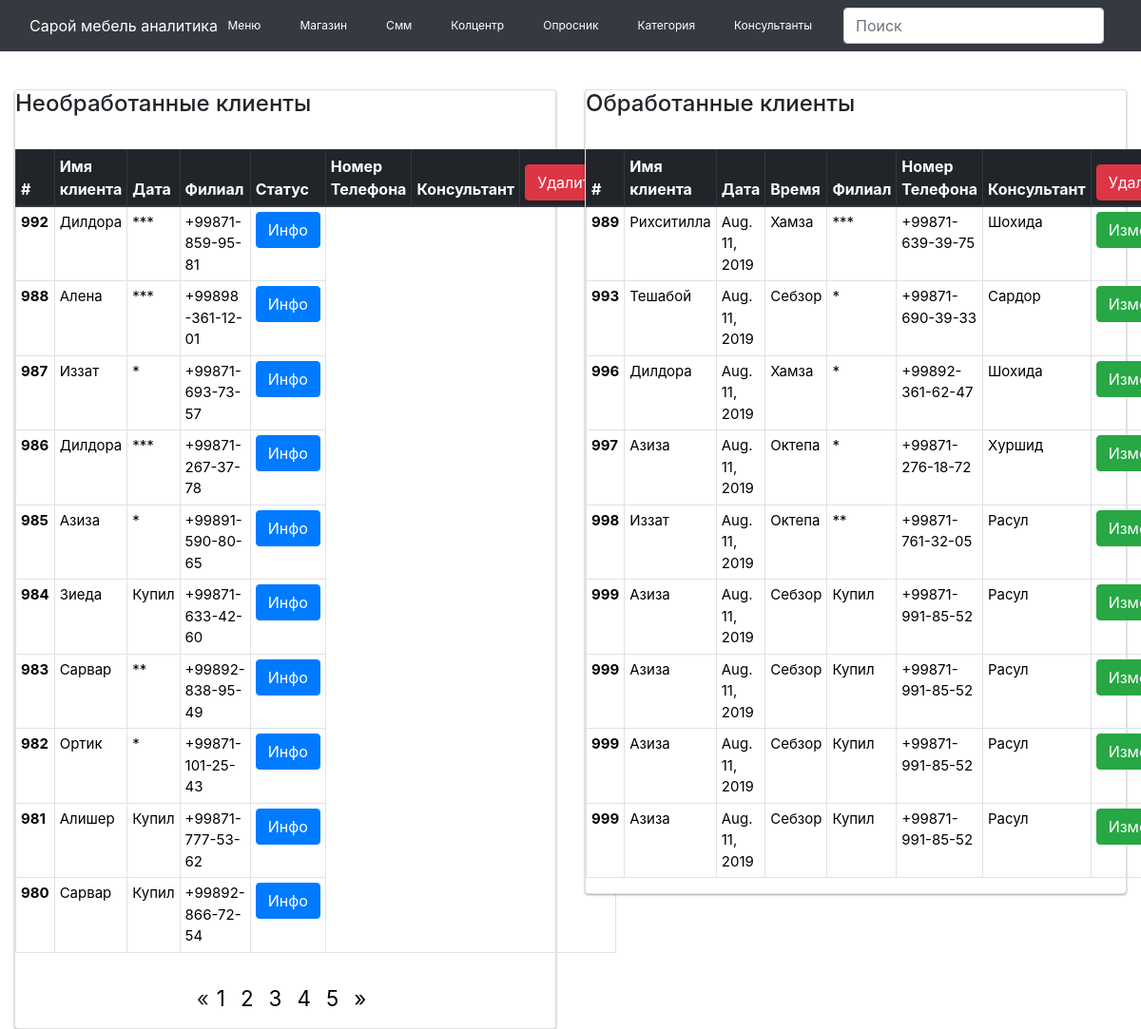
Page /call/call_center/ on the earlier database version.
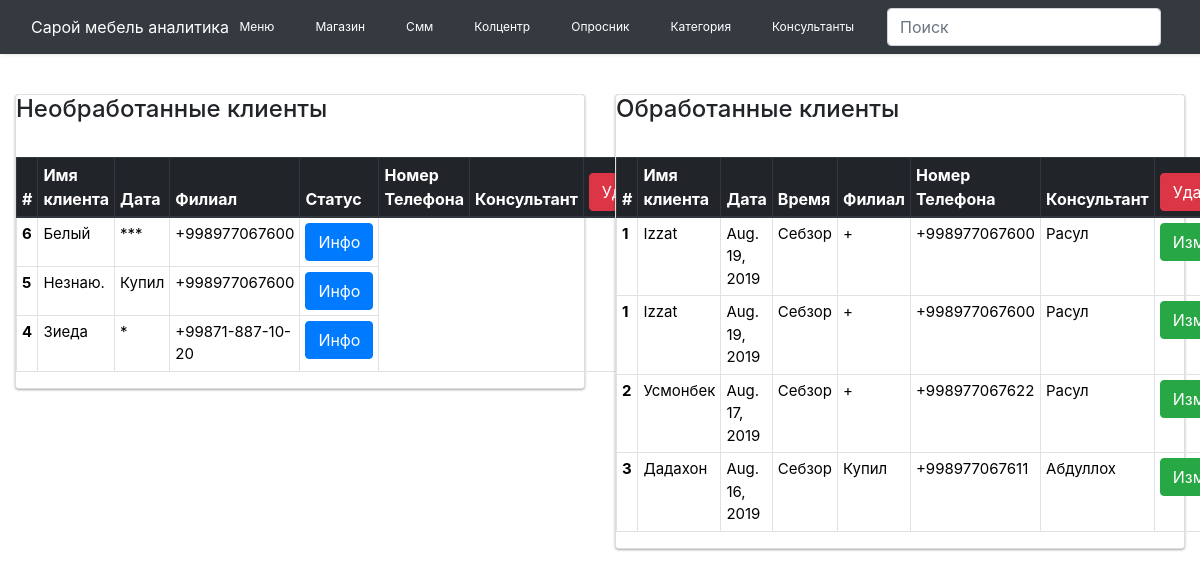
Same page on the later database version.
### Questionnaire/models.py (models this page shows, shortened)
class CustomerInformation(models.Model):
    name = models.CharField(max_length=255, blank=True, default="")
    phone_number = models.CharField(max_length=255, blank=True, default="")
    character = models.CharField(max_length=255, blank=True, default="")
    status = models.CharField(max_length=255, blank=True, default="")
    nuance = models.CharField(max_length=255, blank=True, default="")
    is_called = models.BooleanField(default=False)
    class Meta:
        ordering = ['-id']

class Visited(models.Model):
    category = models.ManyToManyField(Category, blank=True, related_name='post_category')
    name_furniture = models.CharField(max_length=255, blank=True, default="")
    type_furniture = models.CharField(max_length=255, blank=True, default="")
    model_furniture = models.CharField(max_length=255, blank=True, default="")
    color = models.CharField(max_length=255, blank=True, default="")
    nuance = models.CharField(max_length=255, blank=True, default="нет")
    date = models.DateField(blank=True, null=True)
    filial = models.ForeignKey(Filial, on_delete=models.CASCADE, max_length=255, related_name='post_filial', blank=True,
                               default="")
    other_shop = models.CharField(max_length=255, blank=True, default="")
    find_out = models.CharField(max_length=255, blank=True, default="")
    consultant = models.ForeignKey(Consultant, on_delete=models.CASCADE, related_name='post_consultant')
    visitor = models.ForeignKey(CustomerInformation, on_delete=models.CASCADE, max_length=255, blank=True, null=True,
                                related_name='visitors')
    class Meta:
        ordering = ['date']

class Filial(models.Model):
    name = models.CharField(max_length=255, blank=True, default="")
    def __str__(self):
        return self.name

class Consultant(models.Model):
    name = models.CharField(max_length=255, blank=True, default="")
    image = models.ImageField(upload_to='images', blank=True, default='default.png')
    def __str__(self):
        return self.name

### CallCenter/models.py (models this page shows)
class CalCenterClient(models.Model):
    call_content = models.TextField(blank=True, default="", null=True)
    visitor = models.ForeignKey(Visited, blank=True, on_delete=models.CASCADE, null=True, related_name='callers')
    call_center_name = models.CharField(max_length=255, default='Хамида')
    date_pub = models.DateTimeField(auto_now=True)
    class Meta:
        ordering = ['-id']
    def __str__(self):
        return self.call_content

### CallCenter/views.py (the view)
# urls.py: path('call_center/', GetCustomerInfo.as_view(), name='call_center'),
class GetCustomerInfo(View):
    def get(self, request):
        post = CustomerInformation.objects.filter(is_called=False).distinct()
        post = CustomerInformation.objects.filter(is_called=False)
        page = request.GET.get('page', 1)
        paginator = Paginator(post, 10)
        try:
            post = paginator.page(page)
        except PageNotAnInteger:
            post = paginator.page(1)
        except EmptyPage:
            post = paginator.page(paginator.num_pages)
        post2 = CalCenterClient.objects.order_by('visitor__visitor_id').distinct()
        print(post2)
        print(post2)
        page = request.GET.get('page2', 1)
        paginator = Paginator(post2, 10)
        try:
            post2 = paginator.page(page)
        except PageNotAnInteger:
            post2 = paginator.page(1)
        except EmptyPage:
            post2 = paginator.page(paginator.num_pages)
        return render(request, 'CallCenter/call_center.html', context={'posts': post, 'call_post': post2})

### Questionnaire/models.py (called while the page is built)
    def __str__(self):
        return self.name

### Questionnaire/templatetags/abdulla.py (called while the page is built)
@register.simple_tag(name='category')
def get_Category():
    category = Category.objects.all()
    return category

@register.simple_tag(name='consultants')
def get_Consultant():
    consultant = Consultant.objects.all()
    return consultant

### templates/CallCenter/call_center.html (shortened to what the changed rows need)
{% extends 'base.html' %}
{% load static %}
{% block content %}
    <div class="container-fluid">
        <div class="row">
            <div class="col-lg-6">
                <div class="card card-1">
                    <table class="table table-bordered " style="margin-top: 25px;">
                        <thead class="thead-dark">
                        <h4>Необработанные клиенты</h4>
                        <tr>
                            <th scope="col">#</th>
                            <th scope="col">Имя клиента</th>
                            <th scope="col">Дата</th>
                            <th scope="col">Филиал</th>
                            <th scope="col">Cтатус</th>
                            <th scope="col">Номер Телефона</th>
                            <th scope="col">Консультант</th>
                            <th scope="col">
                                <button type="button" class="btn btn-danger">Удалить</button>
                            </th>
                        </tr>
                        </thead>
                        <tbody id="tbody">
                        {% for post in posts %}
                            <tr class="call_center_row">
                                <th scope="row">{{ post.id }}</th>
                                <td>{{ post.name }}</td>
                                <td>{{ post.status }}</td>
                                <td>{{ post.phone_number }}</td>
                                <td>
                                    <button type="button" class="btn btn-primary"
                                            onclick="getInfo({{ post.id }}, 'modal1')">
                                        <a id="{{ post.id }}">Инфо</a>
                                    </button>
                                </td>
                            </tr>
                        {% endfor %}
                        </tbody>
                    </table>
                    {% if  posts.has_other_pages %}
                        <ul class="pagination">
                            {% if posts.has_previous %}
                                <li><a href="?page={{ posts.previous_page_number }}">&laquo;</a></li>
                            {% else %}
                                <li class="disabled"><span>&laquo;</span></li>
                            {% endif %}
                            {% for i in posts.paginator.page_range %}
                                {% if users.number == i %}
                                    <li class="active"><span>{{ i }} <span class="sr-only">(current)</span></span></li>
                                {% elif i > posts.number|add:'-5' and i < posts.number|add:'5' %}
                                    <li><a href="?page={{ i }}">{{ i }}</a></li>
                                {% endif %}
                            {% endfor %}
                            {% if posts.has_next %}
                                <li><a href="?page={{ posts.next_page_number }}">&raquo;</a></li>
                            {% else %}
                                <li class="disabled"><span>&raquo;</span></li>
                            {% endif %}
                        </ul>
                    {% endif %}
                </div>
            </div>
            <div class="col-lg-6">
                <div class="card card-1">
                    <table class="table table-bordered " style="margin-top: 25px;">
                        <thead class="thead-dark">
                        <h4>Обработанные клиенты</h4>
                        <tr>
                            <th scope="col">#</th>
                            <th scope="col">Имя клиента</th>
                            <th scope="col">Дата</th>
                            <th scope="col">Время</th>
                            <th scope="col">Филиал</th>
                            <th scope="col">Номер Телефона</th>
                            <th scope="col">Консультант</th>
                            <th scope="col">
                                <button type="button" class="btn btn-danger">Удалить</button>
                            </th>
                        </tr>
                        </thead>
                        <tbody id="tbody">
                        {% for post in call_post %}
                            <tr class="call_center_row">
                                <th scope="row">{{ post.visitor.id }}</th>
                                <td>{{ post.visitor.visitor.name }}</td>
                                <td>{{ post.visitor.date }}</td>
                                <td>{{ post.visitor.filial }}</td>
                                <td>{{ post.visitor.visitor.status }}</td>
                                <td>{{ post.visitor.visitor.phone_number }}</td>
                                <td>{{ post.visitor.consultant }}</td>
                                <td>
                                    <button data-id="{% url 'post_call_content' post.id %}" type="button" class="btn btn-success fbtn" data-toggle="modal"
                                            onclick="getInfo({{ post.visitor.visitor.id }}, 'modal2')"
                                    >
                                        <a>Изменить</a>
                                    </button>
                                </td>
                            </tr>
                        {% endfor %}
                        </tbody>
                    </table>
                </div>
            </div>
        </div>
    </div>
    </div>
{% endblock %}

Differences in the rows shown:
removed CustomerInformation: id "992", name "Дилдора", status "***", phone_number "+99871-859-95-81"
removed CustomerInformation: id "988", name "Алена", status "***", phone_number "+99898-361-12-01"
removed CustomerInformation: id "987", name "Иззат", status "*", phone_number "+99871-693-73-57"
removed CustomerInformation: id "986", name "Дилдора", status "***", phone_number "+99871-267-37-78"
removed CustomerInformation: id "985", name "Азиза", status "*", phone_number "+99891-590-80-65"
removed CustomerInformation: id "984", name "Зиеда", status "Купил", phone_number "+99871-633-42-60"
removed CustomerInformation: id "983", name "Сарвар", status "**", phone_number "+99892-838-95-49"
removed CustomerInformation: id "982", name "Ортик", status "*", phone_number "+99871-101-25-43"
removed CustomerInformation: id "981", name "Алишер", status "Купил", phone_number "+99871-777-53-62"
removed CustomerInformation: id "980", name "Сарвар", status "Купил", phone_number "+99892-866-72-54"
removed CalCenterClient: visitor.id "989", visitor.visitor.name "Рихситилла", visitor "Aug. 11, 2019", visitor.filial "Хамза", visitor.visitor.status "***", visitor.visitor.phone_number "+99871-639-39-75", visitor.consultant "Шохида"
removed CalCenterClient: visitor.id "993", visitor.visitor.name "Тешабой", visitor "Aug. 11, 2019", visitor.filial "Себзор", visitor.visitor.status "*", visitor.visitor.phone_number "+99871-690-39-33", visitor.consultant "Сардор"
removed CalCenterClient: visitor.id "996", visitor.visitor.name "Дилдора", visitor "Aug. 11, 2019", visitor.filial "Хамза", visitor.visitor.status "*", visitor.visitor.phone_number "+99892-361-62-47", visitor.consultant "Шохида"
removed CalCenterClient: visitor.id "997", visitor.visitor.name "Азиза", visitor "Aug. 11, 2019", visitor.filial "Октепа", visitor.visitor.status "*", visitor.visitor.phone_number "+99871-276-18-72", visitor.consultant "Хуршид"
removed CalCenterClient: visitor.id "998", visitor.visitor.name "Иззат", visitor "Aug. 11, 2019", visitor.filial "Октепа", visitor.visitor.status "**", visitor.visitor.phone_number "+99871-761-32-05", visitor.consultant "Расул"
removed CalCenterClient: visitor.id "999", visitor.visitor.name "Азиза", visitor "Aug. 11, 2019", visitor.filial "Себзор", visitor.visitor.status "Купил", visitor.visitor.phone_number "+99871-991-85-52", visitor.consultant "Расул"
removed CalCenterClient: visitor.id "999", visitor.visitor.name "Азиза", visitor "Aug. 11, 2019", visitor.filial "Себзор", visitor.visitor.status "Купил", visitor.visitor.phone_number "+99871-991-85-52", visitor.consultant "Расул"
removed CalCenterClient: visitor.id "999", visitor.visitor.name "Азиза", visitor "Aug. 11, 2019", visitor.filial "Себзор", visitor.visitor.status "Купил", visitor.visitor.phone_number "+99871-991-85-52", visitor.consultant "Расул"
removed CalCenterClient: visitor.id "999", visitor.visitor.name "Азиза", visitor "Aug. 11, 2019", visitor.filial "Себзор", visitor.visitor.status "Купил", visitor.visitor.phone_number "+99871-991-85-52", visitor.consultant "Расул"
added CustomerInformation: id "6", name "Белый", status "***", phone_number "+998977067600"
added CustomerInformation: id "5", name "Незнаю.", status "Купил", phone_number "+998977067600"
added CustomerInformation: id "4", name "Зиеда", status "*", phone_number "+99871-887-10-20"
added CalCenterClient: visitor.id "1", visitor.visitor.name "Izzat", visitor "Aug. 19, 2019", visitor.filial "Себзор", visitor.visitor.status "+", visitor.visitor.phone_number "+998977067600", visitor.consultant "Расул"
added CalCenterClient: visitor.id "1", visitor.visitor.name "Izzat", visitor "Aug. 19, 2019", visitor.filial "Себзор", visitor.visitor.status "+", visitor.visitor.phone_number "+998977067600", visitor.consultant "Расул"
added CalCenterClient: visitor.id "2", visitor.visitor.name "Усмонбек", visitor "Aug. 17, 2019", visitor.filial "Себзор", visitor.visitor.status "+", visitor.visitor.phone_number "+998977067622", visitor.consultant "Расул"
added CalCenterClient: visitor.id "3", visitor.visitor.name "Дадахон", visitor "Aug. 16, 2019", visitor.filial "Себзор", visitor.visitor.status "Купил", visitor.visitor.phone_number "+998977067611", visitor.consultant "Абдуллох"
Other differences:
list line gone: "1"
list line gone: "2"
list line gone: "3"
list line gone: "4"
list line gone: "5"
